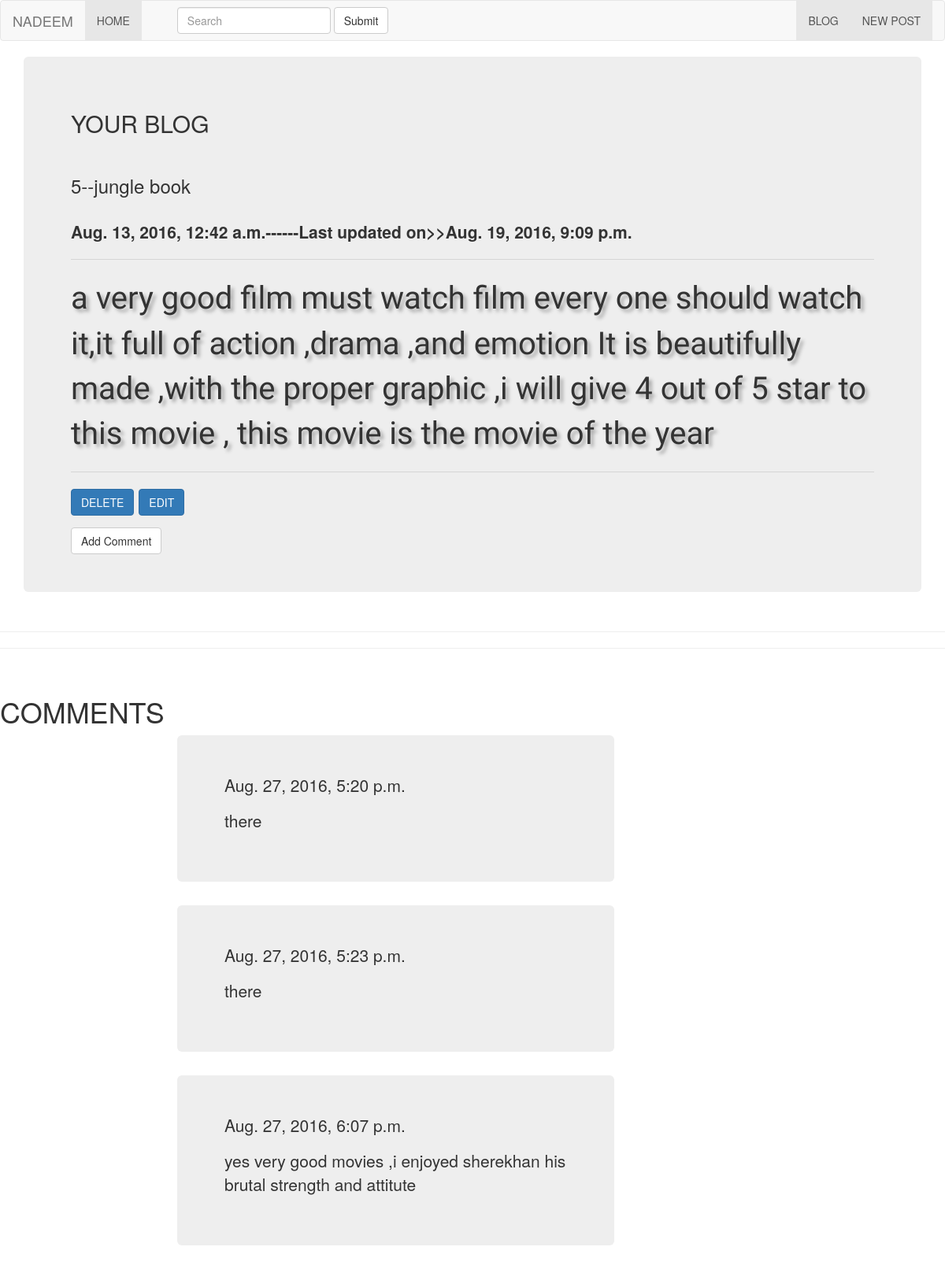
The app's page /5/ with its own data.
### blog/models.py (models this page shows, shortened)
class Post(models.Model):
    title=models.CharField(max_length=120)
    image=models.ImageField(null=True,blank=True,width_field="width_field",height_field="height_field")
    height_field=models.IntegerField(default=0)
    width_field=models.IntegerField(default=0)
    content=models.TextField()
    updated=models.DateTimeField(auto_now=True,auto_now_add=False)
    timestamp=models.DateTimeField(auto_now=False,auto_now_add=True)

class comment(models.Model):
    post=models.ForeignKey('blog.Post',related_name='comments')
    text=models.TextField()
    created_date=models.DateTimeField(auto_now=False,auto_now_add=True)
    approved_comment=models.BooleanField(default=False)

### blog/views.py (the view)
# urls.py: url(r'^(?P<id>\d+)/$',views.post_detail,name='detail'),
def post_detail(request,id):
    instance=get_object_or_404(Post,id=id)
    context={
    "title":"Detail",
    "instance":instance
    }
    return render(request,"post_detail.html",context)

### blog/templates/post_detail.html (shortened to what this page needs)
{% extends "base.html" %}
{% block content%}
  {% include 'nav.html'%}
<div class="container">
  <div class="row" >
   <div class="col-sm-12 ">
<div class ="jumbotron">
  <h2>YOUR BLOG</h2><br>
  <h3>{{instance.id}}--{{instance.title}}</h3><br>
  <p><strong>{{instance.timestamp}}------Last updated on>>{{instance.updated}}</strong></p>
  <hr>
  <div class="p1">{{instance.content}}</div>
  <hr>
  <p><a href="{%url 'delete' instance.id %}" class="btn btn-primary" role="button">DELETE</a>     <a href="{%url 'update' instance.id %}" class="btn btn-primary" role="button">EDIT</a></p>
    <a class="btn btn-default" href="{%url 'add_comment' instance.id %}">Add Comment</a>
</div>
  </div>
  </div>
  </div>
<hr>
<hr>
<br>
<h1>COMMENTS</h1>
  {%for c in instance.comments.all%}
<div class="container">
  <div class="row">
       <div class="col-sm-6 col-sm-offset-2">
<div class="jumbotron" >
  <p>{{c.created_date}}</p>
        <p>{{c.text}}</p>
  </div>
  </div>
    </div>
  </div>
        {%endfor%}
  {%endblock content %}

### blog/templates/base.html (shortened to what this page needs)
{%load staticfiles%}
<head>
  <link rel='stylesheet' href={% static 'css/bootstrap.min.css'%}/>
</head>
<body>
    {% block content%}{% endblock content%}
</body>
</html>

### blog/templates/nav.html (shortened to what this page needs)
<nav class="navbar navbar-default">
  <div class="container-fluid">
    <div class="navbar-header">
      <a class="navbar-brand" href="#">NADEEM</a>
    </div>
    <div class="collapse navbar-collapse" id="bs-example-navbar-collapse-1">
      <ul class="nav navbar-nav">
        <li class="active"><a href="{%url 'home'%}">HOME<span class="sr-only">(current)</span></a></li>
        <li><a href="#"></a></li>
      </ul>
      <form class="navbar-form navbar-left">
        <div class="form-group">
          <input type="text" class="form-control" placeholder="Search">
        </div>
        <button type="submit" class="btn btn-default">Submit</button>
      </form>
      <ul class="nav navbar-nav navbar-right">
        <li class="active" ><a href="{% url 'list'%}">BLOG</a></li>
          <li class="active"><a href="{% url 'create'%}">NEW POST</a></li>
        </ul>
    </div>
  </div>
</nav>

### blog/templates/base.html (style rules this page uses)
.p1 { font-family: 'Tangerine', serif; font-size: 40px; text-shadow: 4px 4px 4px #aaa; }

### records on screen
Post: id "5", title "jungle book", timestamp "Aug. 13, 2016, 12:42 a.m.", updated "Aug. 19, 2016, 9:09 p.m.", content "a very good film must watch film every one should watch it,it full of action ,drama ,and emotion It is beautifully made ,with the proper graphic ,i will give 4 out of 5 star to this movie , this movie is the movie of the year"
comment: created_date "Aug. 27, 2016, 5:20 p.m.", text "there"
comment: created_date "Aug. 27, 2016, 5:23 p.m.", text "there"
comment: created_date "Aug. 27, 2016, 6:07 p.m.", text "yes very good movies ,i enjoyed sherekhan his brutal strength and attitute"
